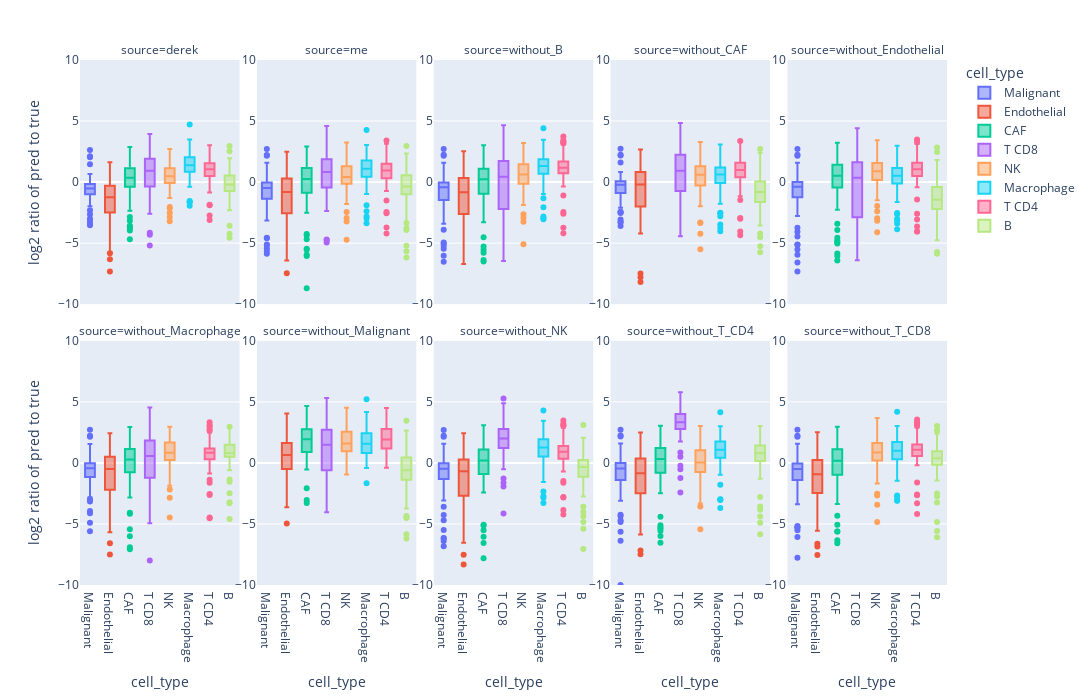

The notebook cell saved with this chart:
### Code cell
fig = px.box(
    df,
    x="cell_type",
    y="log2 ratio of pred to true",
    facet_col="source",
    color="cell_type",
    facet_col_wrap=5
)
fig.update_yaxes(
    range=(-10, 10),
#     scaleanchor="x", scaleratio=1,
    showticklabels=True,
)
fig.update_layout(
    width=1200,
    height=700,
)
fig.show()
